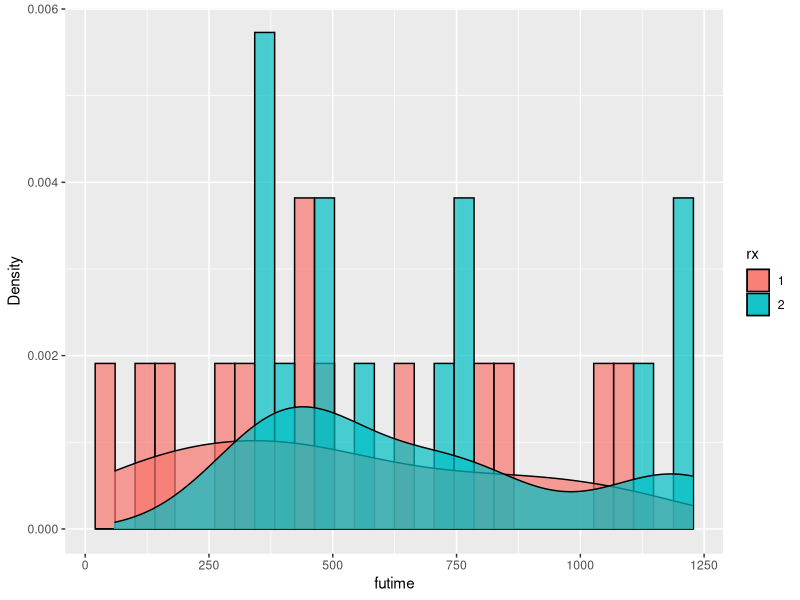
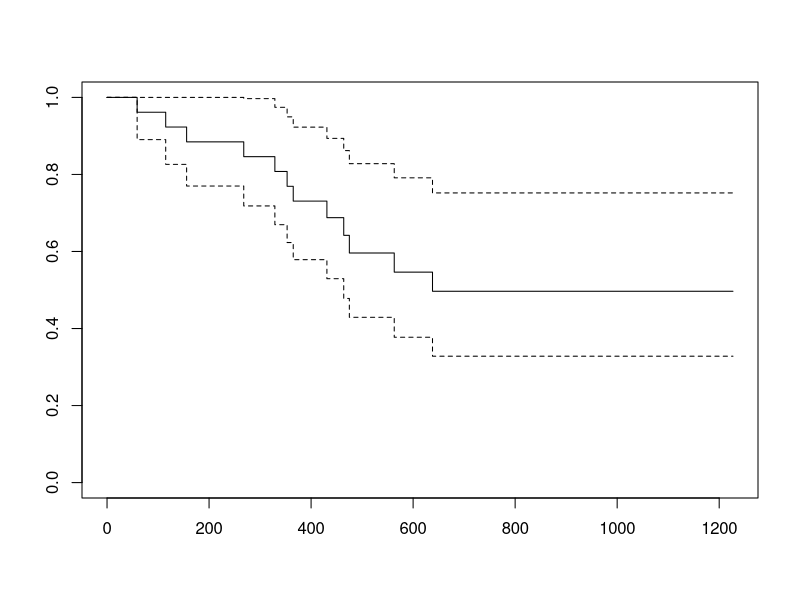
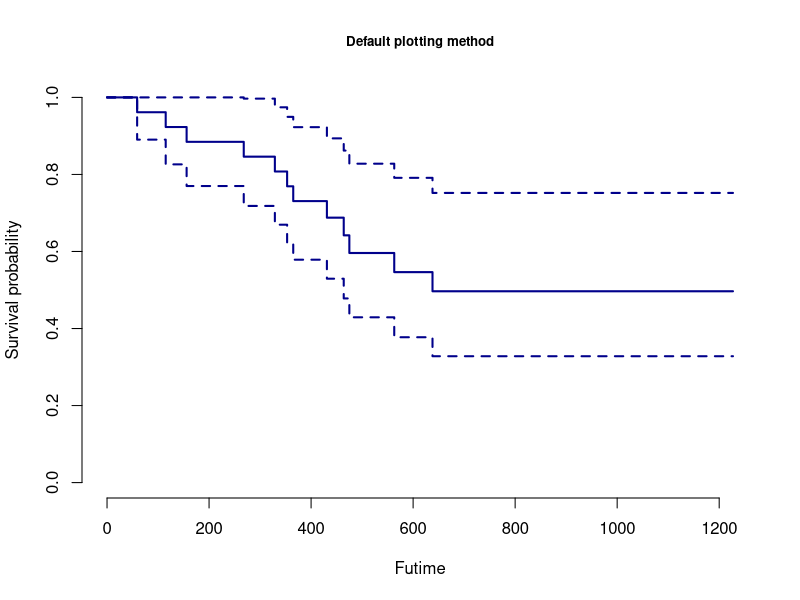
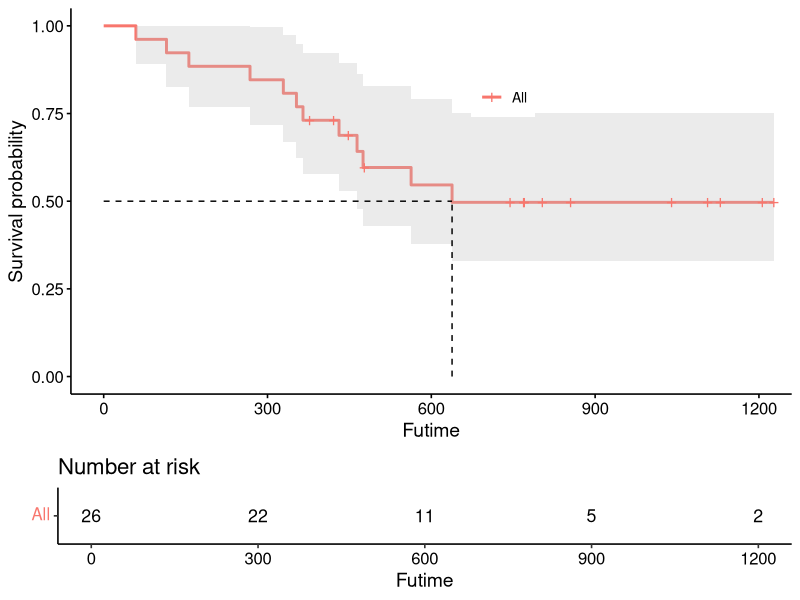

Generate these figures, in order, with R: (Note: this script raises an error after producing the figures.)
## ---- chunk 1
library(kableExtra)
#options(knitr.table.format = "html")
options(kableExtra.auto_format = FALSE)

knitr::knit_hooks$set(
   error = function(x, options) {
     paste('\n\n<div class="alert alert-danger">',
           gsub('##', '\n', gsub('^##\ Error', '**Error**', x)),
           '</div>', sep = '\n')
   },
   warning = function(x, options) {
     paste('\n\n<div class="alert alert-warning">',
           gsub('##', '\n', gsub('^##\ Warning:', '**Warning**', x)),
           '</div>', sep = '\n')
   },
   message = function(x, options) {
     paste('\n\n<div class="alert alert-info">',
           gsub('##', '\n', x),
           '</div>', sep = '\n')
   }
)
#`r text_spec("TEXT", background = "#D05A6E", color = "white", bold = T)`
## ---- chunk 2
# Function to install&load/load required R packages
install_load <- function (package1, ...)  {   
  packages <- c(package1, ...)
  for(package in packages){
    if(package %in% rownames(installed.packages()))
      do.call('library', list(package))
    else {
      install.packages(package)
      do.call("library", list(package))
    }
  } 
}

# Required R packages
required_R_packages <- c("survival", "survminer", "tidyverse", "psych", 
                         "readxl", "kableExtra")

# Install/load required R packages
install_load(required_R_packages)
## ---- chunk 3
# using the survival R package 
ovarian_data <- ovarian

# Structure of your data
str(ovarian_data)

# Facotorisation of variables
ovarian_data$rx <- factor(ovarian_data$rx, levels = c("1", "2"))
ovarian_data$resid.ds <- factor(ovarian_data$resid.ds, levels = c("1", "2"), 
                                labels = c("No", "Yes"))
ovarian_data$ecog.ps <- factor(ovarian_data$ecog.ps, levels = c("1", "2"), 
                                labels = c("Good", "Bad"))

# Take a look at ovarian cancer data
dplyr::glimpse(ovarian_data)

# Function to have overlayed plots
plot_multi_histogram <- function(df, feature, label_column) {
    plt <- ggplot(df, aes(x=eval(parse(text=feature)), fill=eval(parse(text=label_column)))) +
    geom_histogram(alpha=0.7, position="identity", aes(y = ..density..), color="black") +
    geom_density(alpha=0.7) +
    labs(x=feature, y = "Density")
    plt + guides(fill=guide_legend(title=label_column))
}

# Overlay plot of histogram and the densities 
plot_multi_histogram(ovarian_data, 'futime', 'rx')

# Descriptive statistics
describeBy(ovarian_data$futime, ovarian_data$rx, mat = T)[-c(1, 3, 8, 9, 13, 14)] %>% 
kable(digits = 2) %>% 
  kable_styling(bootstrap_options = c("striped", "hover", "condensed"), 
                full_width = F, 
                position = "left"
                )
## ---- chunk 4

# Let us convert the `Vital status` variable to a numeric variable
ovarian_data$futime <- as.numeric(ovarian_data$futime)

# KM curve: pooling both groups
KM_all <- survfit(Surv(futime, fustat) ~ 1, data = ovarian_data)
KM_all

# Alternatively
surv_median(KM_all)

# Obtaining KM curve
plot(KM_all)

plot(KM_all, xlab = "Futime", ylab = "Survival probability", bty ="n", lwd=2, 
     col = "darkblue", main = "Default plotting method", cex.main = 0.8)

## ---- chunk 5
# Nicer plot with more information using survminer package
ggsurvplot(KM_all, 
           data = ovarian_data, 
           conf.int = T, 
           risk.table = T, 
           surv.median.line = "hv", 
           legend.title = "", 
           legend.labs = c("All"), 
           xlab='Futime', 
           legend = c(0.6,0.8)
           ) 

# Plotting the hazard function
ggsurvplot(KM_all, 
           conf.int = TRUE, 
           risk.table = TRUE, 
           fun = "cumhaz"
           )
## ---- chunk 6

# KM curves for both groups
KM_groups <- survfit(Surv(futime, fustat) ~ rx, data = ovarian_data)
KM_groups

# Obtaining KM curve
plot(KM_groups, xlab = "OSDx (months)", ylab = "Survival probability", bty = "n", 
     col = "darkblue", main = "Default plotting method", cex.main = 0.8)
## ---- chunk 7

# Nicer plot with more information using survminer package
ggsurvplot(KM_groups, 
           data = ovarian_data, 
           conf.int = T, 
           risk.table = T,  
           surv.median.line = "hv", 
           legend.title = "", 
           legend.labs = c("Treatment 1", "Treatment 2"), 
           xlab='Futime', 
           legend = c(0.2,0.2)
           ) 

# Plotting the hazard functions
ggsurvplot(KM_groups, 
           conf.int = TRUE, 
           risk.table = TRUE, 
           fun = "cumhaz"
           )

## ---- chunk 8
JCO_orig <- readxl::read_excel("data/data_kathryn.xlsx", sheet = 1)

# Get a glimpse of your data
glimpse(JCO_orig)

str(JCO_orig)

# Replacing NAs with "Negative"
JCO_data <- JCO_orig %>% 
                replace_na(list(`Gene mutation found in` = "Negative"))

# Factoring "Gene mutation found in" column
JCO_data$`Gene mutation found in` <- factor(JCO_data$`Gene mutation found in`)

# Replacing BRCA1 and BRCA2 as combined positive
JCO_data <- JCO_data %>% mutate(`Gene mutation found in` = recode(`Gene mutation found in`, "BRCA1"="Combined_positive", "BRCA2"="Combined_positive"))

# Changing the column name
names(JCO_data)[21] <- "Mutation_status"

# Filtering only combined positive and negative observations & only overall survival
JCO_final <- JCO_data %>% 
                filter(Mutation_status != c("UV"), 
                       Status != c("PF"))

# Replacing D and P to 1 (dead) and 0 (alive)
JCO_final <- JCO_final %>% mutate(Status = recode(Status, "D"=1, "P"=0))

# Getting final data set
JCO_final$Mutation_status <- factor(JCO_final$Mutation_status)
JCO_final$Status <- as.numeric(JCO_final$Status) 
## ---- chunk 9

# KM curves for both groups
KM_groups_Alsop <- survfit(Surv(OSDx, Status) ~ Mutation_status, data = JCO_final)
KM_groups_Alsop

table(JCO_final$Status)

# Obtaining KM curve
ggsurvplot(KM_groups_Alsop, 
           data = JCO_final, 
           conf.int = T, 
           risk.table = T,  
           surv.median.line = "hv", 
           legend.title = "", 
           legend.labs = c("Positive", "Negative"), 
           xlab='Futime', 
           legend = c(0.2,0.2)
           ) 
## ---- chunk 10
survdiff(Surv(futime, fustat) ~ rx, data = ovarian_data)
## ---- chunk 11
survdiff(Surv(OSDx, Status) ~ Mutation_status, data = JCO_final)
## ---- chunk 12
survdiff(Surv(futime, fustat) ~ rx, rho = 1, data = ovarian_data)
## ---- chunk 13
# Obtaining survival curves
KM_strata <- survfit(Surv(OSDx, Status) ~ Mutation_status + strata(Subtype), data = JCO_final)
#KM_strata

# Plotting KM survival curves
ggsurvplot(KM_strata, data = JCO_final)
                             
# Stratified log-rank test
survdiff(Surv(OSDx, Status) ~ Mutation_status + strata(Subtype), data = JCO_final)
## ---- chunk 14
sessionInfo()
